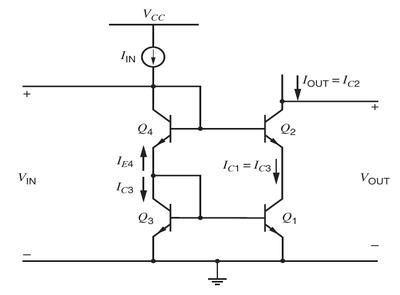
#> input picture data/raw/img116.jpg, 400 x 295 px
$ python -i line_detector_hough.py   (imports and definitions only)
#> lines starting #> are read from the running program, lines starting #| are printed output that depends on the picture; after the words box and inside, x2 and y2 are one past the last pixel; in counts of white or black regions, pixels touching at a corner belong together
import cv2
import numpy as np
import json
from pathlib import Path

def detect_lines_hough(image_path, rho=1, theta=np.pi/180, threshold=50, min_line_length=20, max_line_gap=5):
    """Detect lines using Hough Transform and label them with a net_id."""
#> called with image_path = '../data/raw/img116.jpg', rho = 1, theta = 0.0175, threshold = 50, min_line_length = 20, max_line_gap = 5
    img = cv2.imread(str(image_path), cv2.IMREAD_GRAYSCALE)
#> img is the input picture: shape (295, 400); min 0, max 255, mean 247.3
    if img is None:
        raise FileNotFoundError(f"Image not found: {image_path}")

    # Optional: slight blur to reduce noise
    blurred = cv2.GaussianBlur(img, (3, 3), 0)
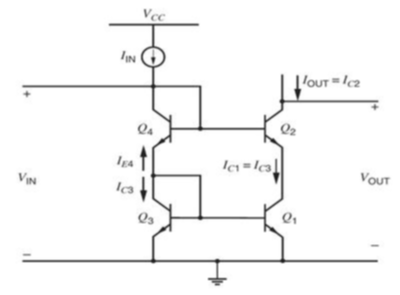
#> blurred: shape (295, 400); min 28, max 255, mean 247.3

    # Canny edge detection
    edges = cv2.Canny(blurred, 50, 150, apertureSize=3)
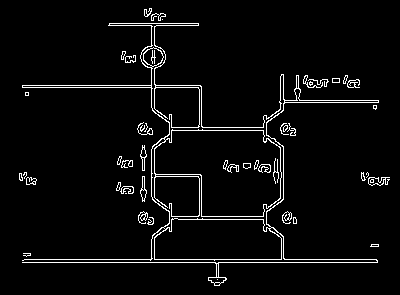
#> edges: shape (295, 400); 4.1% white in thin lines or dots, all inside (x1, y1, x2, y2) = (19, 8, 390, 286)

    # Hough Line Transform
    raw_lines = cv2.HoughLinesP(edges, rho, theta, threshold,
                                minLineLength=min_line_length, maxLineGap=max_line_gap)
#> raw_lines = 28 rows, first 6: [24, 259, 376, 259], [22, 262, 377, 262], [22, 85, 200, 85], [154, 112, 154, 23], [22, 87, 201, 87], [151, 48, 151, 8]

    # Label lines with net_id
    labeled_lines = []
    if raw_lines is not None:
        for idx, line in enumerate(raw_lines):
            x1, y1, x2, y2 = line[0]
            # Forcefully convert numpy int to Python int
            labeled_lines.append({
                "net_id": f"net_{idx}",
                "line": [int(x1), int(y1), int(x2), int(y2)]  # Convert NumPy ints to Python int
            })
#> this loop made 28 passes
#> (x1, y1, x2, y2) on passes 1 to 12: (24, 259, 376, 259), (22, 262, 377, 262), (22, 85, 200, 85), (154, 112, 154, 23), (22, 87, 201, 87), (151, 48, 151, 8), (169, 127, 266, 127), (283, 110, 283, 74), (169, 130, 266, 130), (169, 216, 266, 216), (279, 102, 378, 102), (169, 219, 266, 219)
#> after the loop, labeled_lines = 28 items

    return labeled_lines

def save_lines_json(lines, save_path):
    """Save detected lines with net IDs to JSON."""
    with open(save_path, "w") as f:
        json.dump(lines, f, indent=2)

def visualize_lines(image_path, lines, save_path):
    """Visualize detected lines."""
    img = cv2.imread(str(image_path))
    if img is None:
        raise FileNotFoundError(f"Image not found: {image_path}")

    # Draw each line from labeled_lines
    for entry in lines:
        x1, y1, x2, y2 = entry["line"]
        cv2.line(img, (x1, y1), (x2, y2), (0, 0, 255), 1)

    # Save the image with overlays
    cv2.imwrite(str(save_path), img)

>>> result = detect_lines_hough('../data/raw/img116.jpg')
#> result = 28 items

$ run again, on data/raw/img1427.jpg
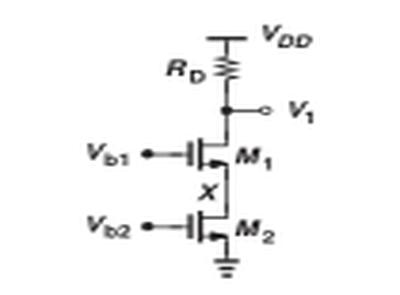
#> input picture data/raw/img1427.jpg, 400 x 295 px
#> in detect_lines_hough, `edges = cv2.Canny(blurred, 50, 150, apertureSize=3)`:
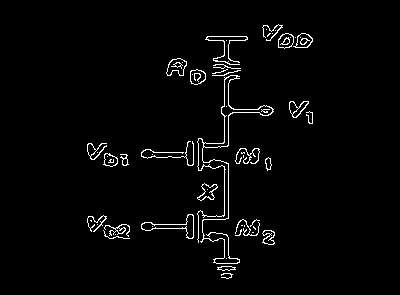
#> edges: shape (295, 400); 2.5% white in thin lines or dots, all inside (x1, y1, x2, y2) = (87, 24, 313, 279)
#> raw_lines = 14 rows, first 6: [228, 218, 228, 163], [224, 277, 224, 234], [224, 146, 224, 115], [228, 145, 229, 114], [228, 105, 228, 83], [198, 242, 198, 211]
#> the loop in detect_lines_hough, `for idx, line in enumerate(raw_lines):` made 14 passes
#> after the loop in detect_lines_hough, `for idx, line in enumerate(raw_lines):`: labeled_lines = 14 items

$ run again, on data/raw/img1543.jpg
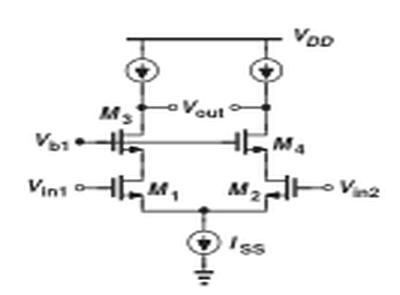
#> input picture data/raw/img1543.jpg, 400 x 295 px
#> in detect_lines_hough, img is the input picture: shape (295, 400); min 0, max 255, mean 243.1
#> in detect_lines_hough, `edges = cv2.Canny(blurred, 50, 150, apertureSize=3)`:
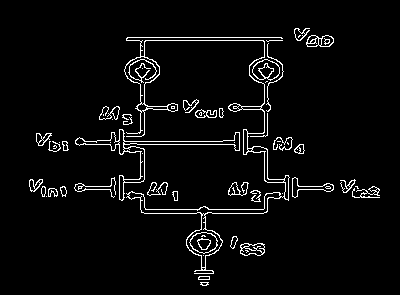
#> edges: shape (295, 400); 4.2% white in thin lines or dots, all inside (x1, y1, x2, y2) = (29, 28, 380, 286)
#> raw_lines = 42 rows, first 6: [127, 37, 281, 37], [126, 40, 282, 40], [76, 144, 129, 144], [264, 103, 264, 76], [115, 141, 222, 141], [144, 213, 263, 213]
#> the loop in detect_lines_hough, `for idx, line in enumerate(raw_lines):` made 42 passes
#> after the loop in detect_lines_hough, `for idx, line in enumerate(raw_lines):`: labeled_lines = 42 items

$ run again, on data/raw/img178.jpg
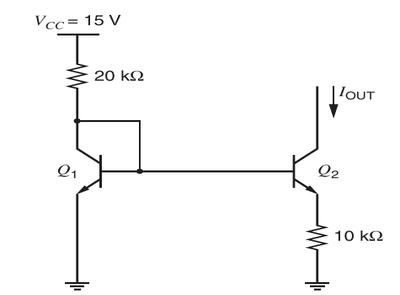
#> input picture data/raw/img178.jpg, 400 x 295 px
#> in detect_lines_hough, img is the input picture: shape (295, 400); min 0, max 255, mean 248.8
#> in detect_lines_hough, `blurred = cv2.GaussianBlur(img, (3, 3), 0)`:
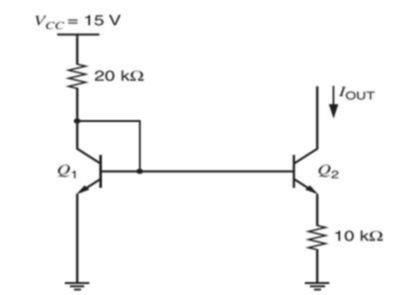
#> blurred: shape (295, 400); min 29, max 255, mean 248.8
#> in detect_lines_hough, `edges = cv2.Canny(blurred, 50, 150, apertureSize=3)`:
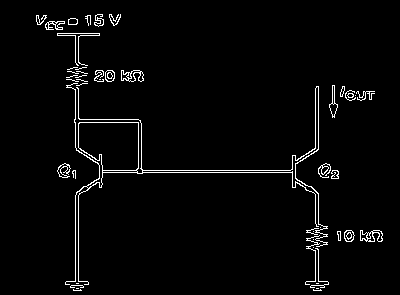
#> edges: shape (295, 400); 2.8% white in thin lines or dots, all inside (x1, y1, x2, y2) = (36, 14, 383, 291)
#> raw_lines = 16 rows, first 6: [99, 172, 295, 172], [99, 170, 295, 170], [78, 290, 78, 191], [75, 147, 75, 33], [318, 149, 318, 86], [315, 290, 315, 190]
#> the loop in detect_lines_hough, `for idx, line in enumerate(raw_lines):` made 16 passes
#> after the loop in detect_lines_hough, `for idx, line in enumerate(raw_lines):`: labeled_lines = 16 items
